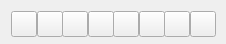
<?xml version="1.0" encoding="UTF-8"?>
<ui version="4.0">
 <class>ColorWidget</class>
 <widget class="QWidget" name="ColorWidget">
  <property name="geometry">
   <rect>
    <x>0</x>
    <y>0</y>
    <width>226</width>
    <height>44</height>
   </rect>
  </property>
  <property name="minimumSize">
   <size>
    <width>226</width>
    <height>44</height>
   </size>
  </property>
  <property name="maximumSize">
   <size>
    <width>226</width>
    <height>44</height>
   </size>
  </property>
  <property name="windowTitle">
   <string>Form</string>
  </property>
  <layout class="QGridLayout" name="gridLayout">
   <property name="spacing">
    <number>0</number>
   </property>
   <item row="0" column="0">
    <widget class="QPushButton" name="pushButton_1">
     <property name="minimumSize">
      <size>
       <width>26</width>
       <height>26</height>
      </size>
     </property>
     <property name="maximumSize">
      <size>
       <width>26</width>
       <height>26</height>
      </size>
     </property>
     <property name="text">
      <string/>
     </property>
    </widget>
   </item>
   <item row="0" column="1">
    <widget class="QPushButton" name="pushButton_2">
     <property name="minimumSize">
      <size>
       <width>26</width>
       <height>26</height>
      </size>
     </property>
     <property name="maximumSize">
      <size>
       <width>26</width>
       <height>26</height>
      </size>
     </property>
     <property name="text">
      <string/>
     </property>
    </widget>
   </item>
   <item row="0" column="2">
    <widget class="QPushButton" name="pushButton_3">
     <property name="minimumSize">
      <size>
       <width>26</width>
       <height>26</height>
      </size>
     </property>
     <property name="maximumSize">
      <size>
       <width>26</width>
       <height>26</height>
      </size>
     </property>
     <property name="text">
      <string/>
     </property>
    </widget>
   </item>
   <item row="0" column="3">
    <widget class="QPushButton" name="pushButton_4">
     <property name="minimumSize">
      <size>
       <width>26</width>
       <height>26</height>
      </size>
     </property>
     <property name="maximumSize">
      <size>
       <width>26</width>
       <height>26</height>
      </size>
     </property>
     <property name="text">
      <string/>
     </property>
    </widget>
   </item>
   <item row="0" column="4">
    <widget class="QPushButton" name="pushButton_5">
     <property name="minimumSize">
      <size>
       <width>26</width>
       <height>26</height>
      </size>
     </property>
     <property name="maximumSize">
      <size>
       <width>26</width>
       <height>26</height>
      </size>
     </property>
     <property name="text">
      <string/>
     </property>
    </widget>
   </item>
   <item row="0" column="5">
    <widget class="QPushButton" name="pushButton_6">
     <property name="minimumSize">
      <size>
       <width>26</width>
       <height>26</height>
      </size>
     </property>
     <property name="maximumSize">
      <size>
       <width>26</width>
       <height>26</height>
      </size>
     </property>
     <property name="text">
      <string/>
     </property>
    </widget>
   </item>
   <item row="0" column="6">
    <widget class="QPushButton" name="pushButton_7">
     <property name="minimumSize">
      <size>
       <width>26</width>
       <height>26</height>
      </size>
     </property>
     <property name="maximumSize">
      <size>
       <width>26</width>
       <height>26</height>
      </size>
     </property>
     <property name="text">
      <string/>
     </property>
    </widget>
   </item>
   <item row="0" column="7">
    <widget class="QPushButton" name="pushButton_8">
     <property name="minimumSize">
      <size>
       <width>26</width>
       <height>26</height>
      </size>
     </property>
     <property name="maximumSize">
      <size>
       <width>26</width>
       <height>26</height>
      </size>
     </property>
     <property name="text">
      <string/>
     </property>
    </widget>
   </item>
  </layout>
 </widget>
 <resources/>
 <connections/>
</ui>
